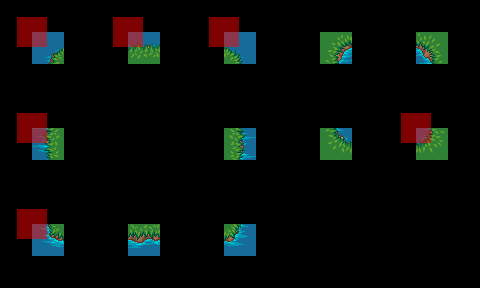

This game map was drawn from its Tiled (.tmx) file and the tilesets committed beside it. A one-line description and the trimmed map source follow:
An orthogonal 15x9 tile map with 32x32 px tiles, 3 tile layers (regions, input_Ground, output_Collision2), 2 tilesets.

<map version="1.0" orientation="orthogonal" renderorder="right-down" width="15" height="9" tilewidth="32" tileheight="32" nextobjectid="1">
 <tileset firstgid="1" source="../tiles2/terrain.tsx" />
 <tileset firstgid="465" name="colisao" tilewidth="32" tileheight="32" tilecount="2" columns="2">
  <image source="../tiles1/colisao.png" width="64" height="32" />
 </tileset>
 <layer name="regions" width="15" height="9">
  <data>[135 cells, 12 non-empty, 1 distinct tile ids]</data>
 </layer>
 <layer name="input_Ground" width="15" height="9">
  <data>[135 cells, 12 non-empty, 12 distinct tile ids]</data>
 </layer>
 <layer name="output_Collision2" width="15" height="9" offsetx="-16" offsety="-16">
  <data>[135 cells, 6 non-empty, 1 distinct tile ids]</data>
 </layer>
</map>
